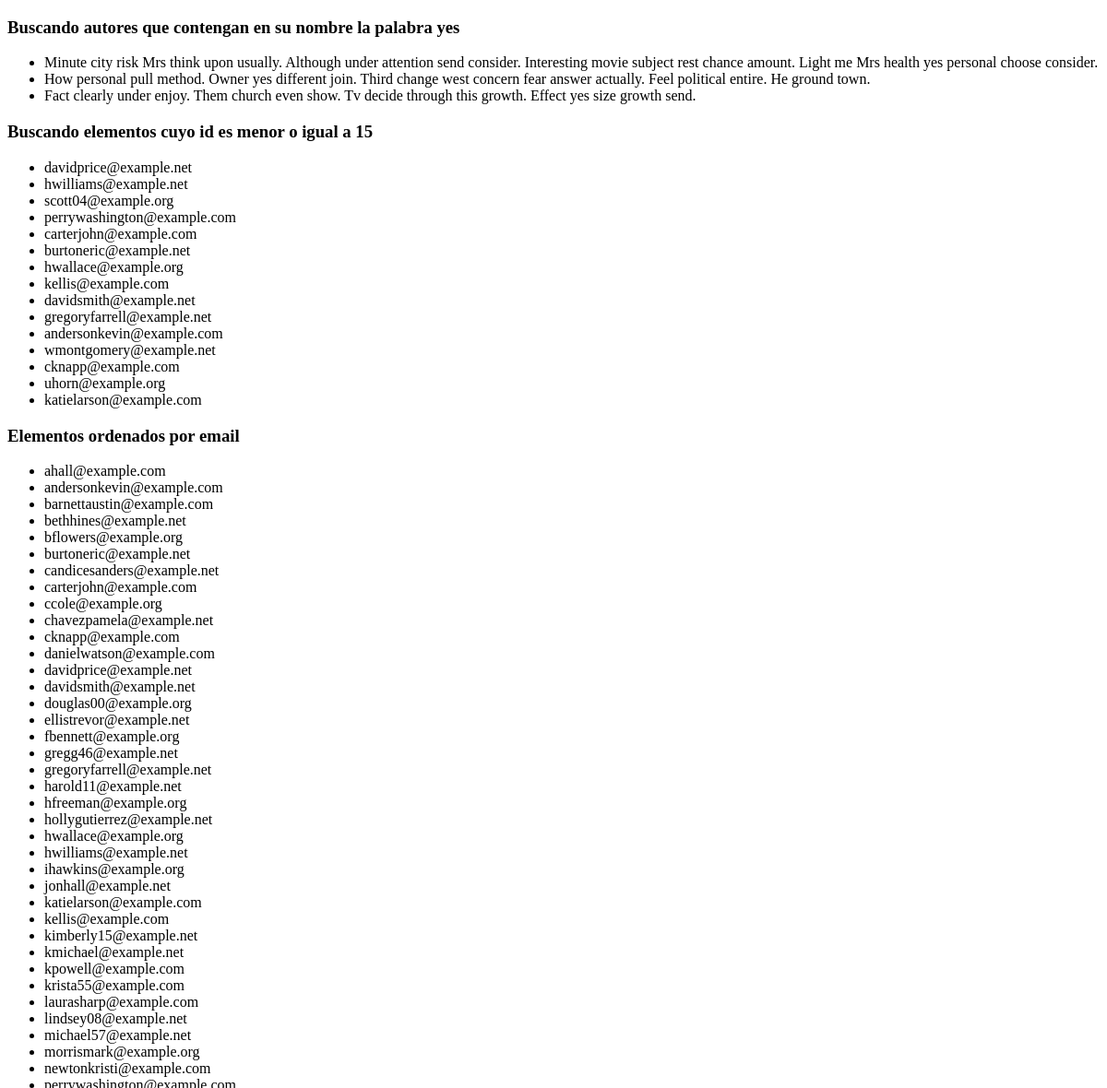
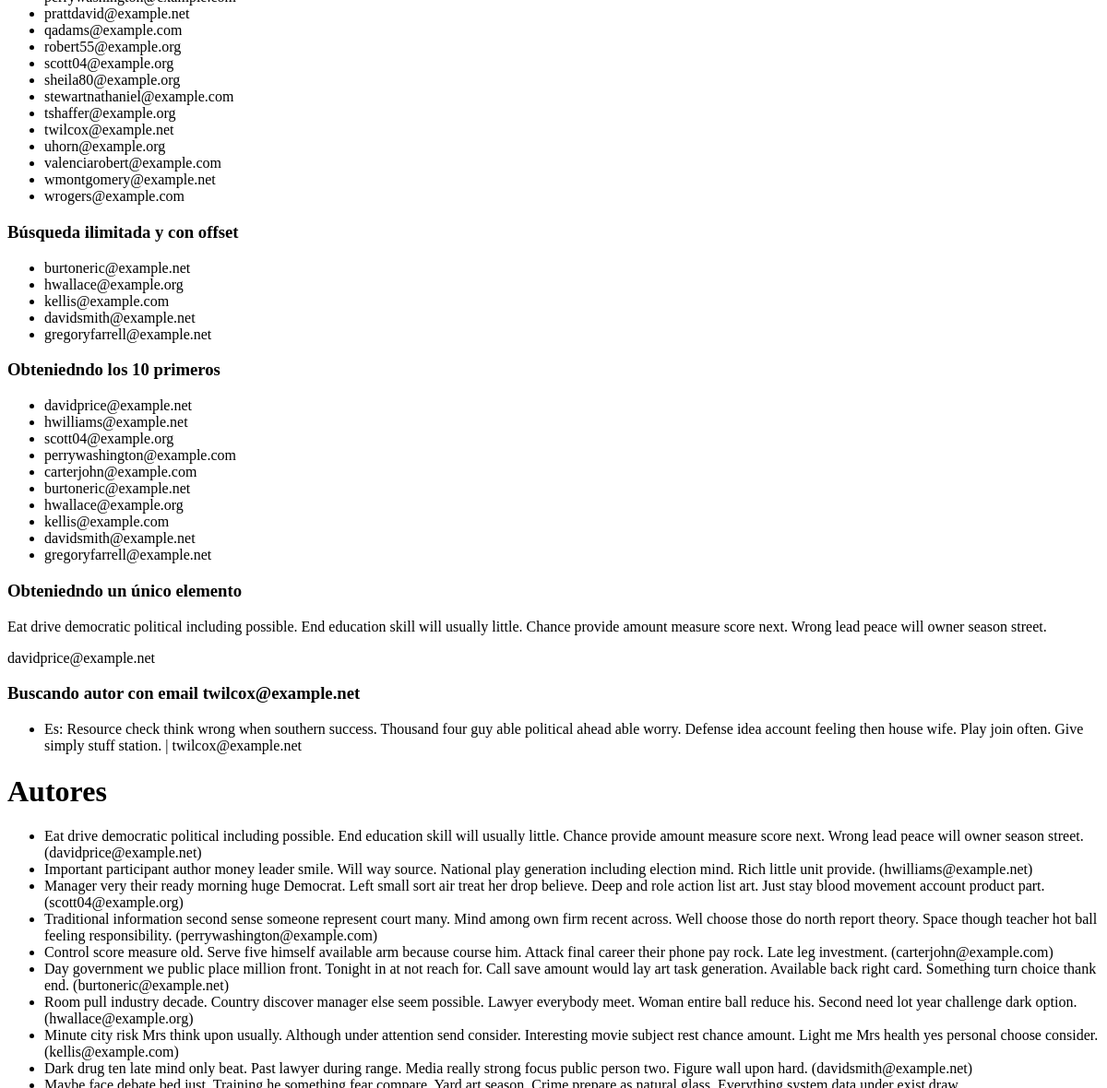
/post/queries/ (upper part), run on an earlier commit of the app's database (2 pictures, top to bottom).
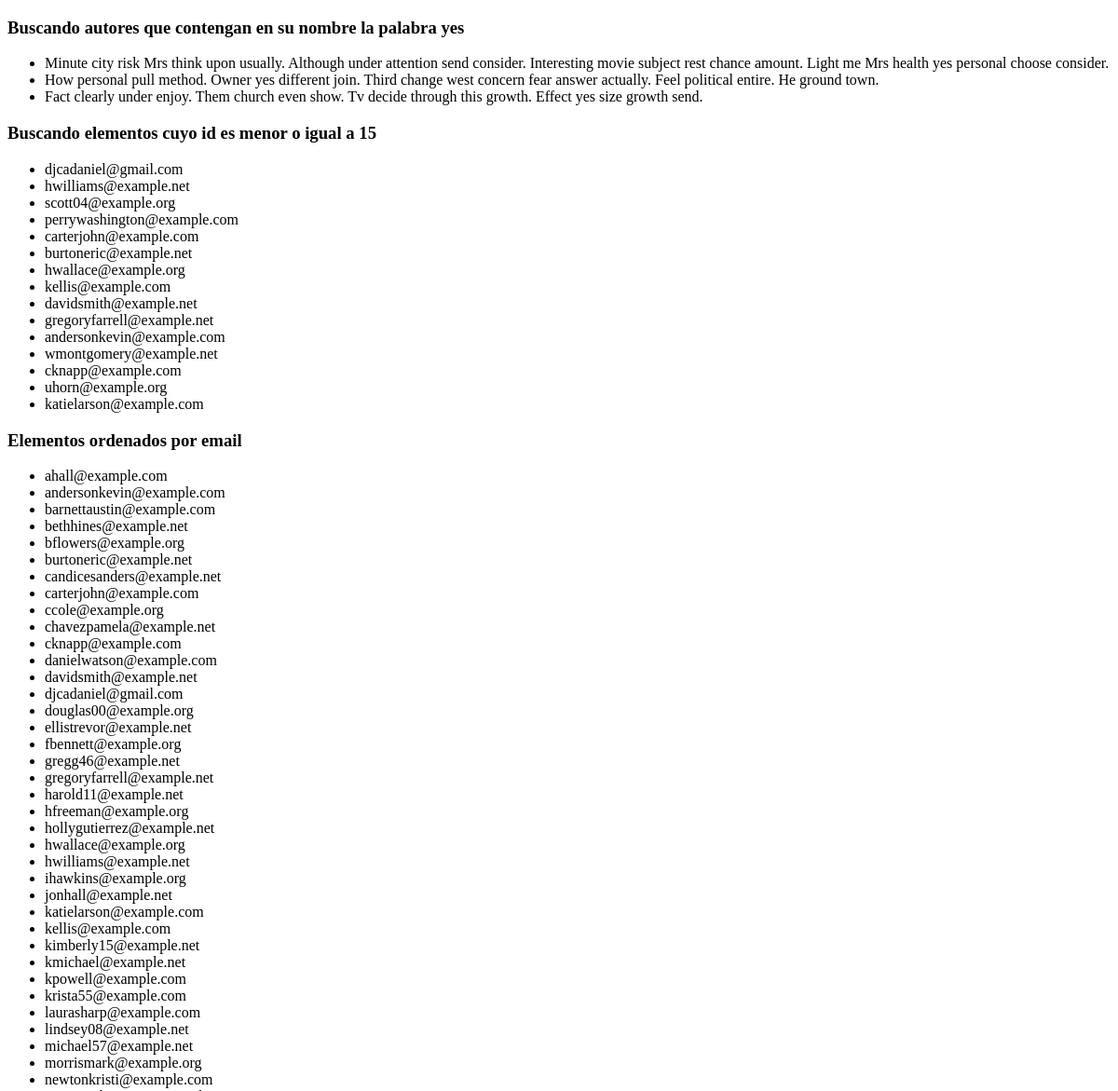
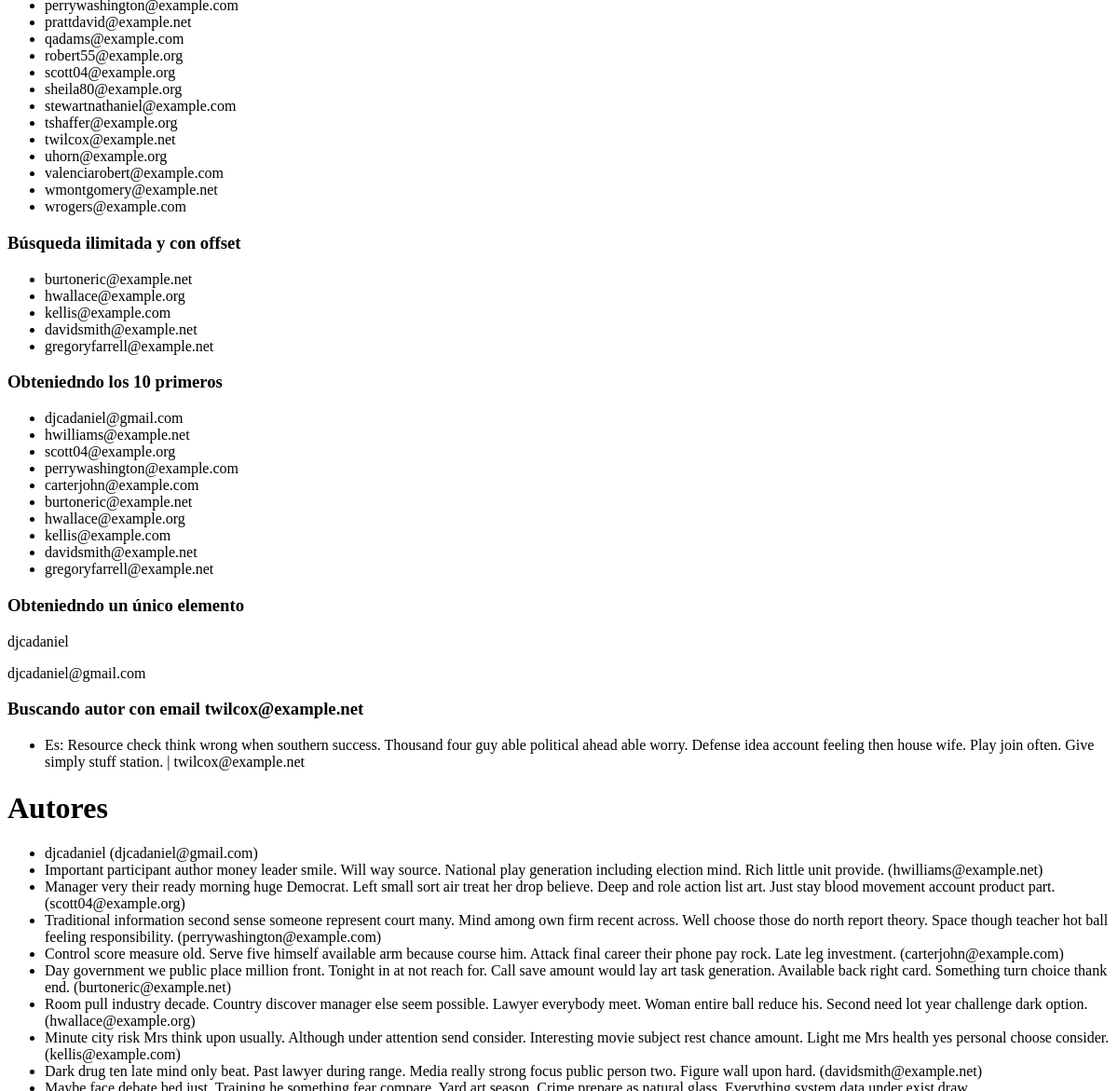
And on a later commit of the database (2 pictures, top to bottom).
### post/models.py (models this page shows)
class Author(models.Model):
  name= models.CharField(max_length=200)
  email= models.EmailField()
  def __str__(self):
    return self.name

### post/views.py (the view)
# urls.py: path('queries/', views.queries, name='queries'),
def queries(request):
  authors = Author.objects.all()
  filtered = Author.objects.filter(email='twilcox@example.net')
  author = Author.objects.get(id=1)
  limits = Author.objects.all()[:10]
  offsets = Author.objects.all()[5:10]
  orders = Author.objects.all().order_by('email')
  filtereds2 = Author.objects.filter(id__lte=15 )
  filtereds3 = Author.objects.filter(name__contains='yes')
  return render(request, 'post/queries.html', {'authors': authors, 'filtered': filtered, 'author': author, 'limits': limits, 'offsets': offsets, 'orders': orders, 'filtereds2': filtereds2, 'filtereds3': filtereds3 })

### post/templates/post/queries.html (shortened to what this page needs)
<!DOCTYPE html>
<html lang='en'>
<head>
</head>
<body>
  <h3>Buscando autores que contengan en su nombre la palabra yes</h3>
  <ul>
    {% for fil in filtereds3 %}
      <li>{{ fil.name }}</li>
    {% endfor %}
  </ul>
  <h3>Buscando elementos cuyo id es menor o igual a 15</h3>
  <ul>
    {% for fil in filtereds2 %}
      <li>{{ fil.email }}</li>
    {% endfor %}
  </ul>
  <h3>Elementos ordenados por email</h3>
  <ul>
    {% for order in orders %}
      <li>{{ order.email }}</li>
    {% endfor %}
  </ul>
  <h3>Búsqueda ilimitada y con offset</h3>
  <ul>
    {% for offset in offsets %}
      <li>{{ offset.email }}</li>
    {% endfor %}
  </ul>
  <h3>Obteniedndo los 10 primeros</h3>
  <ul>
    {% for limit in limits %}
    <li>{{ limit.email }}</li>
    {% endfor %}
  </ul>
  <h3>Obteniedndo un único elemento</h3>
  <p>{{ author }}</p>
  <p>{{ author.email }}</p>
  <h3>Buscando autor con email twilcox@example.net</h3>
  <ul>
  {% for item in filtered %}
    <li>Es: {{item.name}} | {{item.email}}</li>
    {% endfor %}
  </ul>
  <h1>Autores</h1>
  <ul>
    {% for author in authors %}
    <li>{{ author.name }} ({{author.email}})</li>
    {% endfor %}
  </ul>
</body>
</html>

What changed in the data, as far as the page shows it:
removed Author: email "davidprice@example.net", name "Eat drive democratic political including possible. End education skill will usually little. Chance provide amount measure score next. Wrong lead peace will owner season street."
added Author: email "djcadaniel@gmail.com", name "djcadaniel"
